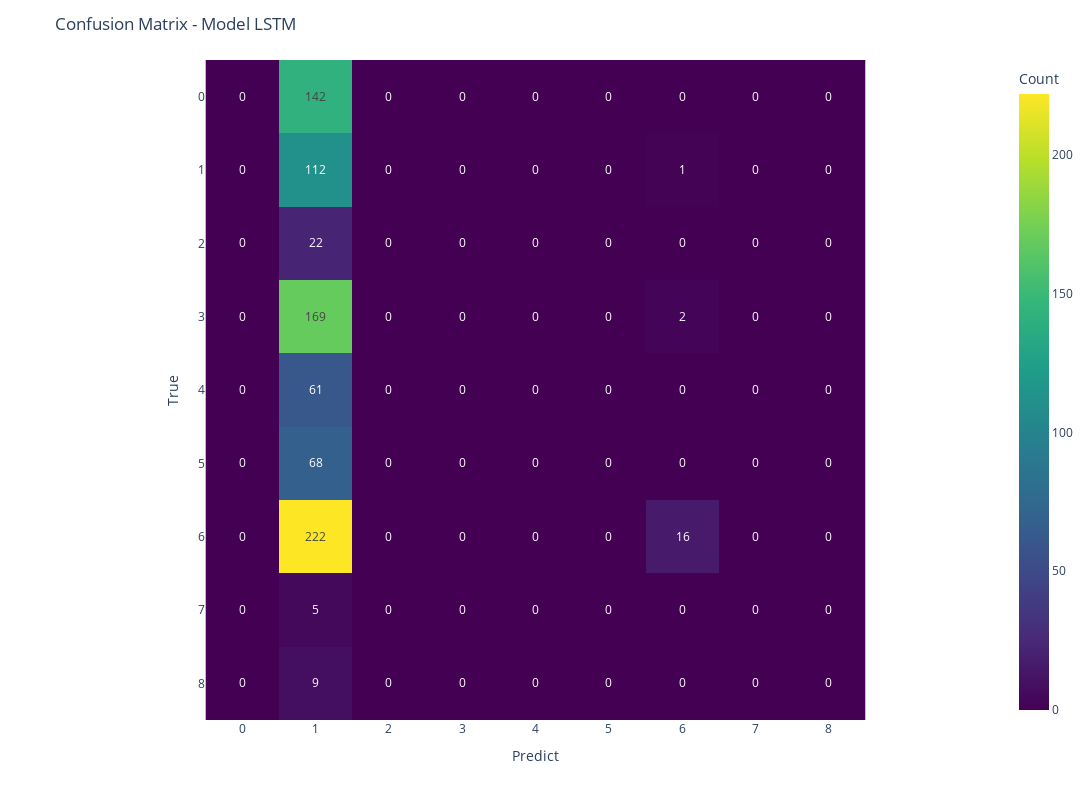

This figure's notebook cell:
### Markdown cell above
### Confusion Matrix

### Code cell
cm_1 = confusion_matrix(y_true, y_pred_class)

fig_cm_1 = px.imshow(cm_1, text_auto=True, labels=dict(x="Predict", y="True", color="Count"),
                     x=list(range(9)), y=list(range(9)), color_continuous_scale=px.colors.sequential.Viridis)
fig_cm_1.update_layout(title='Confusion Matrix - Model LSTM', width=1200, height=800)
fig_cm_1.show()

### Figure 1 — Plotly figure (JSON) as saved in the notebook; plotly's stock layout.template omitted (floating-point values rounded to 4 significant figures)
{"data": [{"coloraxis": "coloraxis", "hovertemplate": "Predict: %{x}<br>True: %{y}<br>Count: %{z}<extra></extra>", "name": "0", "texttemplate": "%{z}", "type": "heatmap", "x": [0, 1, 2, 3, 4, 5, 6, 7, 8], "xaxis": "x", "y": [0, 1, 2, 3, 4, 5, 6, 7, 8], "yaxis": "y", "z": [[0, 142, 0, 0, 0, 0, 0, 0, 0], [0, 112, 0, 0, 0, 0, 1, 0, 0], [0, 22, 0, 0, 0, 0, 0, 0, 0], [0, 169, 0, 0, 0, 0, 2, 0, 0], [0, 61, 0, 0, 0, 0, 0, 0, 0], [0, 68, 0, 0, 0, 0, 0, 0, 0], [0, 222, 0, 0, 0, 0, 16, 0, 0], [0, 5, 0, 0, 0, 0, 0, 0, 0], [0, 9, 0, 0, 0, 0, 0, 0, 0]]}], "layout": {"coloraxis": {"colorbar": {"title": {"text": "Count"}}, "colorscale": [[0, "#440154"], [0.1111, "#482878"], [0.2222, "#3e4989"], [0.3333, "#31688e"], [0.4444, "#26828e"], [0.5556, "#1f9e89"], [0.6667, "#35b779"], [0.7778, "#6ece58"], [0.8889, "#b5de2b"], [1, "#fde725"]]}, "height": 800, "margin": {"t": 60}, "title": {"text": "Confusion Matrix - Model LSTM"}, "width": 1200, "xaxis": {"anchor": "y", "constrain": "domain", "domain": [0, 1], "scaleanchor": "y", "title": {"text": "Predict"}}, "yaxis": {"anchor": "x", "autorange": "reversed", "constrain": "domain", "domain": [0, 1], "title": {"text": "True"}}}}
